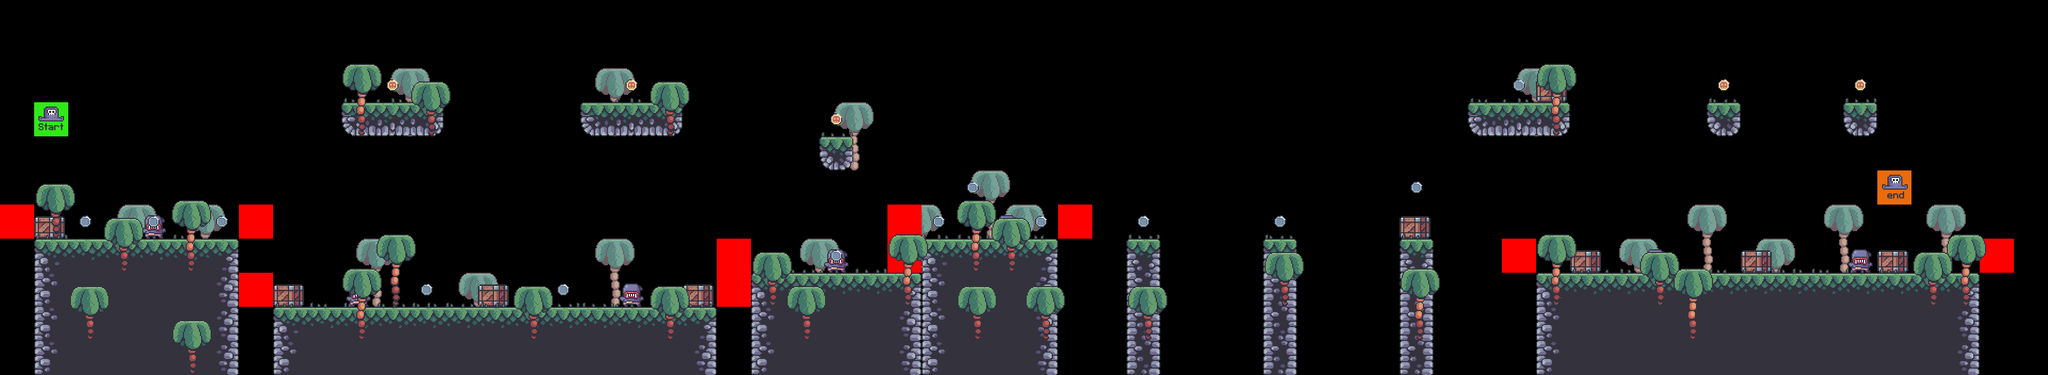

A 2D game scene composited from a Tiled map and its tileset images. What follows is a short description and the map's XML, with each tile layer's data collapsed to a summary:
An orthogonal 60x11 tile map with 64x64 px tiles, 9 tile layers (bg_palms, terrain, crates, grass, ...), 7 tilesets.

<map version="1.5" tiledversion="1.7.2" orientation="orthogonal" renderorder="right-down" width="60" height="11" tilewidth="64" tileheight="64" infinite="0" nextlayerid="10" nextobjectid="1">
 <tileset firstgid="1" source="../tilesets/terrain_tiles.tsx" />
 <tileset firstgid="17" source="../tilesets/coin_tiles.tsx" />
 <tileset firstgid="19" source="../tilesets/grass_tiles.tsx" />
 <tileset firstgid="24" source="../tilesets/palms.tsx" />
 <tileset firstgid="27" source="../tilesets/crates.tsx" />
 <tileset firstgid="28" source="../tilesets/player_tiles.tsx" />
 <tileset firstgid="30" source="../tilesets/enemy_tiles.tsx" />
 <layer id="5" name="bg_palms" width="60" height="11">
  <data>[660 cells, 18 non-empty, 1 distinct tile ids]</data>
 </layer>
 <layer id="1" name="terrain" width="60" height="11">
  <data>[660 cells, 144 non-empty, 12 distinct tile ids]</data>
 </layer>
 <layer id="6" name="crates" width="60" height="11">
  <data>[660 cells, 10 non-empty, 1 distinct tile ids]</data>
 </layer>
 <layer id="3" name="grass" width="60" height="11">
  <data>[660 cells, 46 non-empty, 5 distinct tile ids]</data>
 </layer>
 <layer id="8" name="enemies" width="60" height="11">
  <data>[660 cells, 7 non-empty, 1 distinct tile ids]</data>
 </layer>
 <layer id="9" name="constraints" width="60" height="11">
  <data>[660 cells, 10 non-empty, 1 distinct tile ids]</data>
 </layer>
 <layer id="4" name="fg_palms" width="60" height="11">
  <data>[660 cells, 28 non-empty, 2 distinct tile ids]</data>
 </layer>
 <layer id="2" name="coins" width="60" height="11">
  <data>[660 cells, 18 non-empty, 2 distinct tile ids]</data>
 </layer>
 <layer id="7" name="player" width="60" height="11">
  <data>[660 cells, 2 non-empty, 2 distinct tile ids]</data>
 </layer>
</map>
